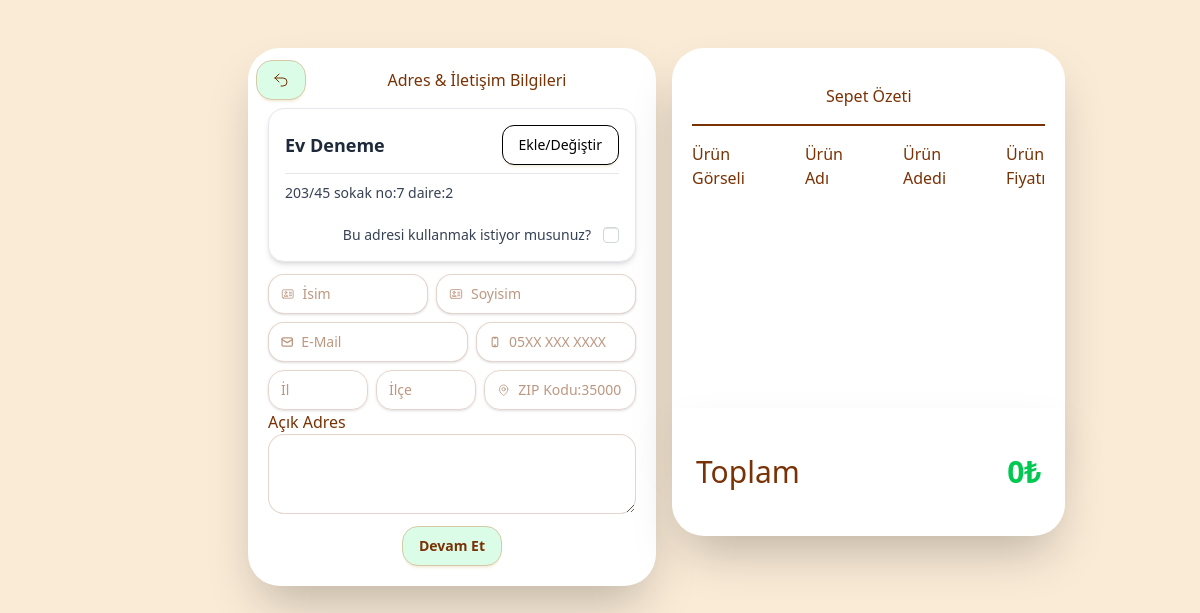
The app's page /satin-al/ (signed in), older data.
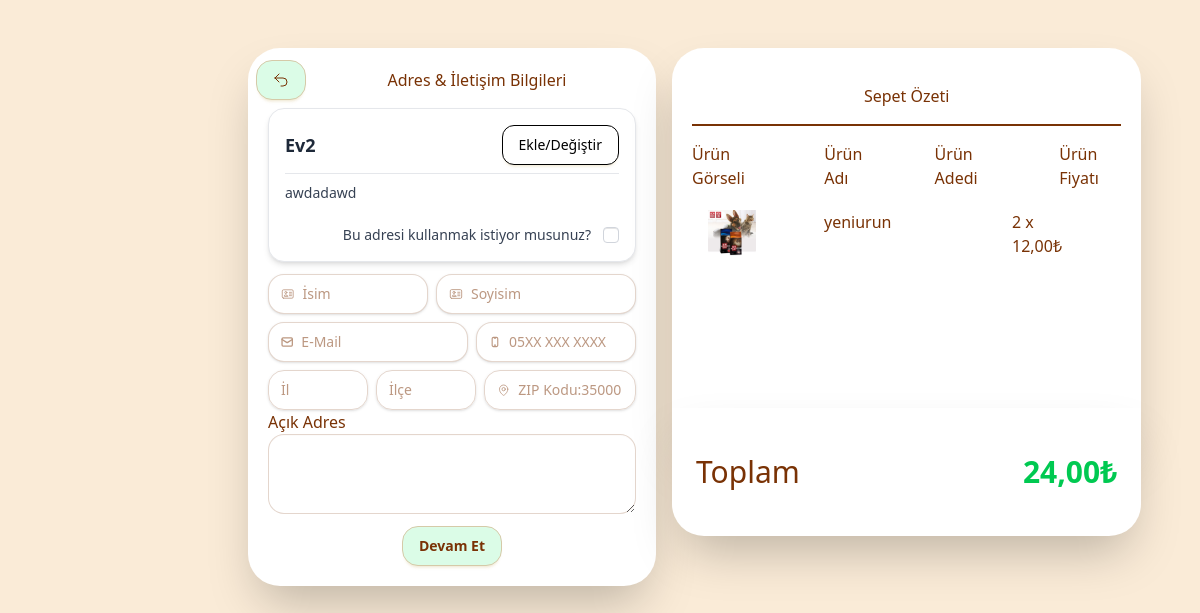
The same page, newer data.
### intern_app/models.py (models this page shows, shortened)
class Address(models.Model):
    user = models.ForeignKey(PersonUser,on_delete=models.CASCADE,related_name='adres_user')
    address_title = models.CharField(max_length=255,default="Varsayılan Adres")
    name = models.CharField(max_length=255,null=False,verbose_name="İsim")
    surname = models.CharField(max_length=255,null=False,verbose_name="Soyisim")
    email = models.EmailField(validators=[EmailValidator()],null=False,verbose_name="E-Posta")
    telno = models.CharField(validators=[RegexValidator(regex=r'^\d{11}$')],max_length=11,null=False,verbose_name="Telefon Numarası")
    city = models.CharField(max_length=255,null=False,verbose_name="İl")
    town = models.CharField(max_length=255,null=False,verbose_name="İlçe")
    zipcode = models.CharField(validators=[RegexValidator(regex=r'\d{5}$')],max_length=5,null=False,verbose_name="Zip Kodu")
    open_address = models.CharField(max_length=300,null=False,verbose_name="Açık Adres")
    isDefault = models.BooleanField(default=False)

class CartItem(models.Model):
    cart_name = models.ForeignKey(Products,on_delete=models.CASCADE,verbose_name="Ürün Adı")
    cart_quantity = models.PositiveIntegerField(default=0,verbose_name="Ürün Sayısı")
    user = models.ForeignKey(PersonUser,on_delete=models.CASCADE,verbose_name="Kullanıcı")
    def cart_total(self):
        return self.cart_quantity * self.cart_name.product_price
    class Meta:
        verbose_name = "Sepete Ürün"
        verbose_name_plural = "Sepet"

class Products(models.Model):
    product_name = models.CharField(max_length=255, verbose_name="Ürün Adı")
    product_category = models.ManyToManyField(Categories,related_name="products",verbose_name="Ürün Kategorisi",help_text="Birden fazla kategori seçmek için CTRL tuşuna basılı tutunuz. \n Aynı zamanda seçimi iptal etmek için CTRL tuşuna basılı tutup seçimi iptal edilmek istenen kategoriye tıklayın.")
    product_description = models.TextField(null=True,verbose_name="Ürün Açıklaması")
    product_price = models.DecimalField(max_digits=9,decimal_places=2,verbose_name="Ürün Fiyatı")
    product_image = models.ImageField(upload_to='products/',verbose_name="Ürün Görseli")
    created_at = models.DateTimeField(auto_now_add=True,null=True)
    def __str__(self):
        return self.product_name
    class Meta:
        verbose_name= 'Ürün'
        verbose_name_plural = 'Ürünler'

### intern_app/views.py (the view, shortened to what this page needs)
# urls.py: path('satin-al/',views.checkout,name="checkout"),
def checkout(request):
    cart_items = CartItem.objects.filter(user=request.user)
    total_price = sum(item.cart_name.product_price *
                      item.cart_quantity for item in cart_items)
    credit_card = CreditCard.objects.filter(user=request.user).order_by("-isDefault").first()
    adres_checkout = Address.objects.filter(user=request.user)
    context = {
        "cart_items":cart_items,
        "total_price":total_price,
        "credit_cart":credit_card,
        "adres_checkout":adres_checkout,
    }
    return render(request,"intern_app/checkout.html",context)

### intern_app/context_processors.py (called while the page is built)
def admin_links(request):
    models = []
    for model in apps.get_models():
        if admin.site.is_registered(model):
            app_label = model._meta.app_label
            model_name = model._meta.model_name
            verbose_name = model._meta.verbose_name_plural
            models.append({
                "app_label": app_label,
                "model_name": model_name,
                "verbose_name": verbose_name,
            })
    return {"admin_models": models}  # Global olarak admin_models kullanılabilir

def cart_items_processor(request):
    if request.user.is_authenticated:
        cart_items = CartItem.objects.filter(user=request.user)
        total_price = sum(item.cart_name.product_price *
                          item.cart_quantity for item in cart_items)
    else:
        cart_items = []
        total_price = 0
    return {'cart_items': cart_items, 'total_price': total_price}

### intern_app/models.py (called while the page is built)
    @staticmethod
    def get_main_categories():
        return Categories.objects.filter(parent_categories__isnull=True)

    def __str__(self):
        return self.card_title

    def last_four(self):
        return "**** **** **** " + self.card_no[-4:]

### intern_app/templates/intern_app/checkout.html (shortened to what the changed rows need)
{%load static tailwind_tags%}
{%load static%}
<html lang="en" data-theme="main">
<head>
  <link rel="stylesheet" href="{%static 'intern_app/css/checkout.css'%}">
  {% tailwind_css %}
</head>
<body >
<div class="du-drawer du-drawer-end ">
  <div class="general-wrapper du-drawer-content relative flex  flex-col lg:flex-row gap-4 mx-10 lg:mx-40 p-6">
    <div class="du-drawer du-drawer-end">
      <div class="du-drawer-content relative flex  flex-col lg:flex-row gap-4 mx-10 p-6 ">
        <div id="iletisim" class="tab active tabShow  iletisim  justify-center shadow-2xl  relative bg-white w-full lg:w-2/3  rounded-4xl  ">
          <form method="POST" id="regForm" enctype="multipart/form-data">
            <div class="baslik pt-3  flex flex-row justify-between p-2 items-center">
            <div class="baslik-alt flex m-auto">
              <h2>Adres & İletişim Bilgileri</h2>
            </div>
          </div>
          <div class="iletisim-wrap transition-all duration-500  justify-center pt-0 p-5">
            <div class="kayitlilar grid grid-cols-1 w-full pb-3">
              <div class="kayitlilar-icerik bg-white rounded-2xl border border-gray-200 shadow-md transition-shadow duration-300 ease-in-out hover:shadow-lg">
                {% if  adres_ilk %}
                <div class="kayitli-ana-icerik p-4">
                   <div id="wrapper">
                    <div class="title flex justify-between items-center border-b border-gray-200 pb-2 mb-2">
                      <h2 class="text-lg font-semibold text-gray-800">
                        {{adres_ilk.address_title}}
                      </h2>
                      <label for="my-drawer"
                        class="du-btn rounded-xl text-sm font-medium px-4 py-2 border border-black bg-white text-black hover:bg-gray-100 hover:shadow-[0_0_15px_4px_rgba(0,0,0,0.1)] transition-all duration-300 ease-in-out">
                        Ekle/Değiştir
                      </label>
                    </div>
                    <div class="aciklama text-gray-700 text-sm leading-relaxed">
                      {{adres_ilk.open_address}}
                    </div>
                  </div>
                  <div class="varsayilan-sec flex items-center justify-end gap-3 pt-5">
                    <label for="kullan" class="text-sm text-gray-700">
                      Bu adresi kullanmak istiyor musunuz?
                    </label>
                    <input type="checkbox" id="use-default-address" class="du-checkbox w-4 h-4 text-blue-600 border-gray-300 rounded focus:ring-2 focus:ring-blue-500" id="kullan" name="kullan">
                  </div>
                </div>
                {%else%}
                <h5>Henüz kayıtlı adresiniz bulunmamaktadır. <a class="du-link" href="{% url 'intern_app:settings'%}">Buraya tıklayarak</a> ekleyebilirsiniz.</h5>
                {%endif%}
              </div>
            </div>
        </div>
        </div>
        <div class="sepet flex p-5  justify-center shadow-2xl relative h-100 bg-white w-full lg:w-2/3 rounded-4xl ">
            <div class="sepet-wrapper  z-10 no-scrollbar overflow-y-scroll flex-1">
              <div class="genel-baslik  text-center font-medium pb-4">
                <div class="baslik  pt-4 pb-4">
                  <h1>Sepet Özeti</h1>
                </div>
              </div>
              {%for item in cart_items%}
              <div class="urunler-wrapper flex flex-row gap-17 pr-4  ">
                <div class="urun-gorseli pl-4 justify-center ">
                  <div class="du-avatar  w-12 h-12">
                    <img src="{{item.cart_name.product_image.url}}" alt="">
                  </div>
                </div>
                <div class="urun-adi flex flex-row overflow-y-clip">
                  <div class="urun-isim flex w-30   ">
                    {{item.cart_name}}
                  </div>
                </div>
                <div class="urun-adedi">
                  <div class="urun-adet">
                  <span>{{item.cart_quantity}} x {{item.cart_name.product_price}}₺</span>
                </div>
                </div>
              </div>
              {%endfor%}
            </div>
            <div class="toplam-wrap  absolute top-90 z-1 mx-4 mb-4 w-full bg-white  shadow-2xl rounded-b-4xl h-32 flex items-center justify-between px-6">
              <div class="toplam-label ">
                <h1 class="text-3xl font-medium">Toplam</h1>
              </div>
              <div class="toplam-price">
                <h1 class="text-3xl font-bold text-green-500 text-right">{{ total_price }}₺</h1>
              </div>
            </div>
        </div>
      </div>
    </div>
  </div>
</div>
</body>
</html>

Row changes from the older to the newer data that the page shows:
no longer on this page (row edited): Address: address_title "Ev Deneme", open_address "203/45 sokak no:7 daire:2"
now on this page (row edited): Address: address_title "Ev2", open_address "awdadawd"
added CartItem: cart_name.product_image (picture), cart_name "yeniurun", cart_quantity "2", cart_name.product_price "12,00"
Text that changed along with them:
{{ total_price }}: "0" → "24,00"
